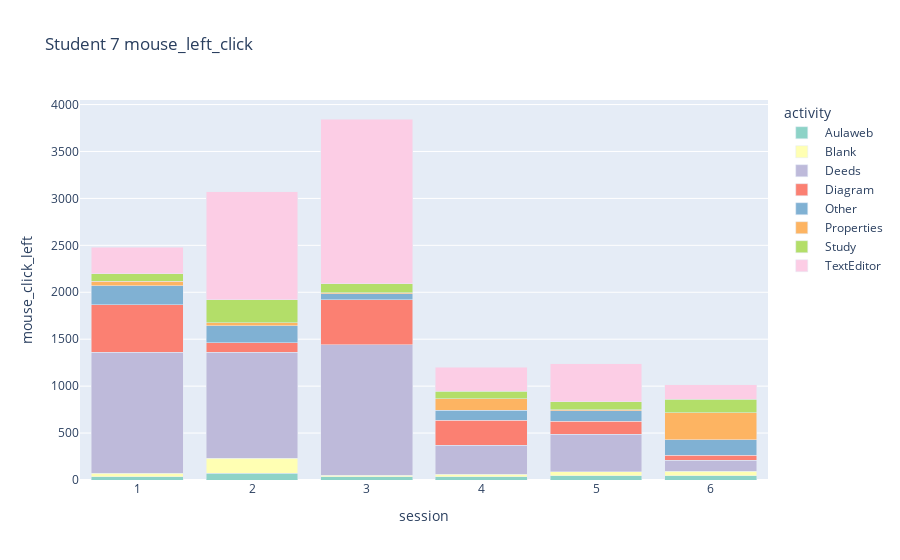

Here is the notebook cell this chart was saved with:
### Code cell
fig.show()

### Figure 1 — Plotly figure (JSON) as saved in the notebook; plotly's stock layout.template omitted (floating-point values rounded to 4 significant figures)
{"data": [{"alignmentgroup": "True", "hovertemplate": "activity= Aulaweb<br>session=%{x}<br>mouse_click_left=%{y}<extra></extra>", "legendgroup": " Aulaweb", "marker": {"color": "rgb(141,211,199)", "pattern": {"shape": ""}}, "name": " Aulaweb", "offsetgroup": " Aulaweb", "orientation": "v", "showlegend": true, "textposition": "auto", "type": "bar", "x": [1, 2, 3, 4, 5, 6], "xaxis": "x", "y": [34, 71, 36, 33, 46, 43], "yaxis": "y"}, {"alignmentgroup": "True", "hovertemplate": "activity= Blank<br>session=%{x}<br>mouse_click_left=%{y}<extra></extra>", "legendgroup": " Blank", "marker": {"color": "rgb(255,255,179)", "pattern": {"shape": ""}}, "name": " Blank", "offsetgroup": " Blank", "orientation": "v", "showlegend": true, "textposition": "auto", "type": "bar", "x": [1, 2, 3, 4, 5, 6], "xaxis": "x", "y": [40, 159, 17, 29, 41, 48], "yaxis": "y"}, {"alignmentgroup": "True", "hovertemplate": "activity= Deeds<br>session=%{x}<br>mouse_click_left=%{y}<extra></extra>", "legendgroup": " Deeds", "marker": {"color": "rgb(190,186,218)", "pattern": {"shape": ""}}, "name": " Deeds", "offsetgroup": " Deeds", "orientation": "v", "showlegend": true, "textposition": "auto", "type": "bar", "x": [1, 2, 3, 4, 5, 6], "xaxis": "x", "y": [1287, 1130, 1386, 310, 399, 120], "yaxis": "y"}, {"alignmentgroup": "True", "hovertemplate": "activity= Diagram<br>session=%{x}<br>mouse_click_left=%{y}<extra></extra>", "legendgroup": " Diagram", "marker": {"color": "rgb(251,128,114)", "pattern": {"shape": ""}}, "name": " Diagram", "offsetgroup": " Diagram", "orientation": "v", "showlegend": true, "textposition": "auto", "type": "bar", "x": [1, 2, 3, 4, 5, 6], "xaxis": "x", "y": [505, 104, 479, 265, 142, 54], "yaxis": "y"}, {"alignmentgroup": "True", "hovertemplate": "activity= Other<br>session=%{x}<br>mouse_click_left=%{y}<extra></extra>", "legendgroup": " Other", "marker": {"color": "rgb(128,177,211)", "pattern": {"shape": ""}}, "name": " Other", "offsetgroup": " Other", "orientation": "v", "showlegend": true, "textposition": "auto", "type": "bar", "x": [1, 2, 3, 4, 5, 6], "xaxis": "x", "y": [202, 178, 68, 106, 109, 165], "yaxis": "y"}, {"alignmentgroup": "True", "hovertemplate": "activity= Properties<br>session=%{x}<br>mouse_click_left=%{y}<extra></extra>", "legendgroup": " Properties", "marker": {"color": "rgb(253,180,98)", "pattern": {"shape": ""}}, "name": " Properties", "offsetgroup": " Properties", "orientation": "v", "showlegend": true, "textposition": "auto", "type": "bar", "x": [1, 2, 3, 4, 5, 6], "xaxis": "x", "y": [52, 35, 10, 122, 12, 289], "yaxis": "y"}, {"alignmentgroup": "True", "hovertemplate": "activity= Study<br>session=%{x}<br>mouse_click_left=%{y}<extra></extra>", "legendgroup": " Study", "marker": {"color": "rgb(179,222,105)", "pattern": {"shape": ""}}, "name": " Study", "offsetgroup": " Study", "orientation": "v", "showlegend": true, "textposition": "auto", "type": "bar", "x": [1, 2, 3, 4, 5, 6], "xaxis": "x", "y": [77, 245, 94, 80, 83, 142], "yaxis": "y"}, {"alignmentgroup": "True", "hovertemplate": "activity= TextEditor<br>session=%{x}<br>mouse_click_left=%{y}<extra></extra>", "legendgroup": " TextEditor", "marker": {"color": "rgb(252,205,229)", "pattern": {"shape": ""}}, "name": " TextEditor", "offsetgroup": " TextEditor", "orientation": "v", "showlegend": true, "textposition": "auto", "type": "bar", "x": [1, 2, 3, 4, 5, 6], "xaxis": "x", "y": [283, 1148, 1756, 258, 406, 156], "yaxis": "y"}], "layout": {"barmode": "stack", "legend": {"title": {"text": "activity"}, "tracegroupgap": 0}, "title": {"text": "Student 7 mouse_left_click"}, "xaxis": {"anchor": "y", "domain": [0, 1], "title": {"text": "session"}}, "yaxis": {"anchor": "x", "domain": [0, 1], "title": {"text": "mouse_click_left"}}}}
